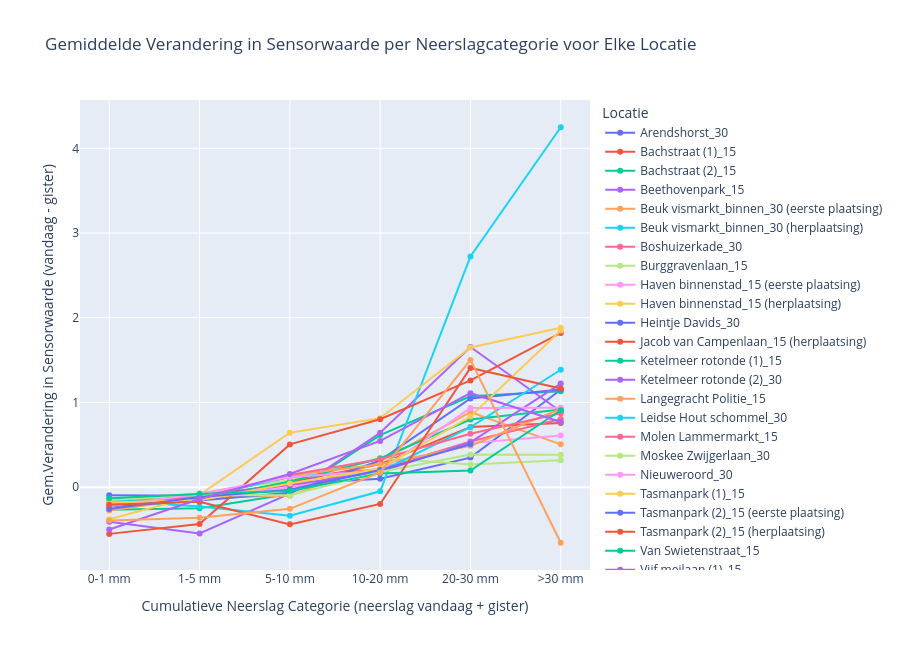

Notebook code cell kept with this figure:
### Code cell
# n_cum vs s_prev_diff

# Define a function to categorize 'n_cum' into bins for analysis
def categorize_rainfall(n_cum_value):
    if n_cum_value < 1:
        return '0-1 mm'
    elif 1 <= n_cum_value < 5:
        return '1-5 mm'
    elif 5 <= n_cum_value < 10:
        return '5-10 mm'
    elif 10 <= n_cum_value < 20:
        return '10-20 mm'
    elif 20 <= n_cum_value < 30:
        return '20-30 mm'
    else:
        return '>30 mm'

# Remove the specific location from the DataFrame, because this is an outlier to the dataset
df_filtered = df[df['locatie'] != 'Jacob van Campenlaan_15 (eerste plaatsing)']

# Apply categorization to 'n_cum' column
df_filtered['n_cum_category'] = df_filtered['n_cum'].apply(categorize_rainfall)

# Calculate the mean 's_prev_diff_2' by location and 'n_cum' category
mean_s_prev_diff_2_by_rain_category = df_filtered.groupby(['locatie', 'n_cum_category'])['s_prev_diff'].mean().unstack()


# Ensure correct ordering of 'n_cum_category'
correct_order = ['0-1 mm', '1-5 mm', '5-10 mm', '10-20 mm', '20-30 mm', '>30 mm']
mean_s_prev_diff_2_by_rain_category = mean_s_prev_diff_2_by_rain_category[correct_order]

# Create an interactive line plot
fig = go.Figure()

# Add a trace for each location
for locatie in mean_s_prev_diff_2_by_rain_category.index:
    fig.add_trace(go.Scatter(
        x=mean_s_prev_diff_2_by_rain_category.columns,
        y=mean_s_prev_diff_2_by_rain_category.loc[locatie],
        mode='lines+markers',
        name=locatie,
        hoverinfo='text',
        text=[f"Locatie: {locatie}<br>Neerslag Categorie: {category}<br>Gemiddelde Verandering: {value:.2f}"
              for category, value in zip(mean_s_prev_diff_2_by_rain_category.columns, 
                                         mean_s_prev_diff_2_by_rain_category.loc[locatie])]
    ))

# Customize layout with increased height
fig.update_layout(
    title="Gemiddelde Verandering in Sensorwaarde per Neerslagcategorie voor Elke Locatie",
    xaxis_title="Cumulatieve Neerslag Categorie (neerslag vandaag + gister)",
    yaxis_title="Gem.Verandering in Sensorwaarde (vandaag - gister)",
    xaxis=dict(tickmode='array', tickvals=correct_order),
    legend_title="Locatie",
    hovermode='closest',
    height=650  # Doubling the height for a taller plot
)

# Display the interactive plot
fig.show()

### Figure 1 — Plotly figure (JSON) as saved in the notebook; plotly's stock layout.template omitted (floating-point values rounded to 4 significant figures)
{"data": [{"hoverinfo": "text", "mode": "lines+markers", "name": "Arendshorst_30", "text": ["Locatie: Arendshorst_30<br>Neerslag Categorie: 0-1 mm<br>Gemiddelde Verandering: -0.09", "Locatie: Arendshorst_30<br>Neerslag Categorie: 1-5 mm<br>Gemiddelde Verandering: -0.10", "Locatie: Arendshorst_30<br>Neerslag Categorie: 5-10 mm<br>Gemiddelde Verandering: 0.04", "Locatie: Arendshorst_30<br>Neerslag Categorie: 10-20 mm<br>Gemiddelde Verandering: 0.10", "Locatie: Arendshorst_30<br>Neerslag Categorie: 20-30 mm<br>Gemiddelde Verandering: 0.35", "Locatie: Arendshorst_30<br>Neerslag Categorie: >30 mm<br>Gemiddelde Verandering: 1.15"], "type": "scatter", "x": ["0-1 mm", "1-5 mm", "5-10 mm", "10-20 mm", "20-30 mm", ">30 mm"], "y": [-0.09431, -0.1004, 0.0376, 0.09816, 0.3484, 1.15]}, {"hoverinfo": "text", "mode": "lines+markers", "name": "Bachstraat (1)_15", "text": ["Locatie: Bachstraat (1)_15<br>Neerslag Categorie: 0-1 mm<br>Gemiddelde Verandering: -0.18", "Locatie: Bachstraat (1)_15<br>Neerslag Categorie: 1-5 mm<br>Gemiddelde Verandering: -0.14", "Locatie: Bachstraat (1)_15<br>Neerslag Categorie: 5-10 mm<br>Gemiddelde Verandering: 0.06", "Locatie: Bachstraat (1)_15<br>Neerslag Categorie: 10-20 mm<br>Gemiddelde Verandering: 0.27", "Locatie: Bachstraat (1)_15<br>Neerslag Categorie: 20-30 mm<br>Gemiddelde Verandering: 0.71", "Locatie: Bachstraat (1)_15<br>Neerslag Categorie: >30 mm<br>Gemiddelde Verandering: 0.76"], "type": "scatter", "x": ["0-1 mm", "1-5 mm", "5-10 mm", "10-20 mm", "20-30 mm", ">30 mm"], "y": [-0.183, -0.1394, 0.0563, 0.2716, 0.7087, 0.7569]}, {"hoverinfo": "text", "mode": "lines+markers", "name": "Bachstraat (2)_15", "text": ["Locatie: Bachstraat (2)_15<br>Neerslag Categorie: 0-1 mm<br>Gemiddelde Verandering: -0.27", "Locatie: Bachstraat (2)_15<br>Neerslag Categorie: 1-5 mm<br>Gemiddelde Verandering: -0.25", "Locatie: Bachstraat (2)_15<br>Neerslag Categorie: 5-10 mm<br>Gemiddelde Verandering: -0.08", "Locatie: Bachstraat (2)_15<br>Neerslag Categorie: 10-20 mm<br>Gemiddelde Verandering: 0.61", "Locatie: Bachstraat (2)_15<br>Neerslag Categorie: 20-30 mm<br>Gemiddelde Verandering: 1.07", "Locatie: Bachstraat (2)_15<br>Neerslag Categorie: >30 mm<br>Gemiddelde Verandering: 1.13"], "type": "scatter", "x": ["0-1 mm", "1-5 mm", "5-10 mm", "10-20 mm", "20-30 mm", ">30 mm"], "y": [-0.2679, -0.2494, -0.08205, 0.6147, 1.072, 1.131]}, {"hoverinfo": "text", "mode": "lines+markers", "name": "Beethovenpark_15", "text": ["Locatie: Beethovenpark_15<br>Neerslag Categorie: 0-1 mm<br>Gemiddelde Verandering: -0.41", "Locatie: Beethovenpark_15<br>Neerslag Categorie: 1-5 mm<br>Gemiddelde Verandering: -0.55", "Locatie: Beethovenpark_15<br>Neerslag Categorie: 5-10 mm<br>Gemiddelde Verandering: -0.08", "Locatie: Beethovenpark_15<br>Neerslag Categorie: 10-20 mm<br>Gemiddelde Verandering: 0.64", "Locatie: Beethovenpark_15<br>Neerslag Categorie: 20-30 mm<br>Gemiddelde Verandering: 1.65", "Locatie: Beethovenpark_15<br>Neerslag Categorie: >30 mm<br>Gemiddelde Verandering: 0.89"], "type": "scatter", "x": ["0-1 mm", "1-5 mm", "5-10 mm", "10-20 mm", "20-30 mm", ">30 mm"], "y": [-0.4088, -0.5459, -0.0756, 0.6411, 1.655, 0.8936]}, {"hoverinfo": "text", "mode": "lines+markers", "name": "Beuk vismarkt_binnen_30 (eerste plaatsing)", "text": ["Locatie: Beuk vismarkt_binnen_30 (eerste plaatsing)<br>Neerslag Categorie: 0-1 mm<br>Gemiddelde Verandering: -0.28", "Locatie: Beuk vismarkt_binnen_30 (eerste plaatsing)<br>Neerslag Categorie: 1-5 mm<br>Gemiddelde Verandering: -0.13", "Locatie: Beuk vismarkt_binnen_30 (eerste plaatsing)<br>Neerslag Categorie: 5-10 mm<br>Gemiddelde Verandering: -0.10", "Locatie: Beuk vismarkt_binnen_30 (eerste plaatsing)<br>Neerslag Categorie: 10-20 mm<br>Gemiddelde Verandering: 0.30", "Locatie: Beuk vismarkt_binnen_30 (eerste plaatsing)<br>Neerslag Categorie: 20-30 mm<br>Gemiddelde Verandering: 0.89", "Locatie: Beuk vismarkt_binnen_30 (eerste plaatsing)<br>Neerslag Categorie: >30 mm<br>Gemiddelde Verandering: 0.51"], "type": "scatter", "x": ["0-1 mm", "1-5 mm", "5-10 mm", "10-20 mm", "20-30 mm", ">30 mm"], "y": [-0.2759, -0.1263, -0.1029, 0.3031, 0.8871, 0.5052]}, {"hoverinfo": "text", "mode": "lines+markers", "name": "Beuk vismarkt_binnen_30 (herplaatsing)", "text": ["Locatie: Beuk vismarkt_binnen_30 (herplaatsing)<br>Neerslag Categorie: 0-1 mm<br>Gemiddelde Verandering: -0.16", "Locatie: Beuk vismarkt_binnen_30 (herplaatsing)<br>Neerslag Categorie: 1-5 mm<br>Gemiddelde Verandering: -0.23", "Locatie: Beuk vismarkt_binnen_30 (herplaatsing)<br>Neerslag Categorie: 5-10 mm<br>Gemiddelde Verandering: -0.34", "Locatie: Beuk vismarkt_binnen_30 (herplaatsing)<br>Neerslag Categorie: 10-20 mm<br>Gemiddelde Verandering: -0.05", "Locatie: Beuk vismarkt_binnen_30 (herplaatsing)<br>Neerslag Categorie: 20-30 mm<br>Gemiddelde Verandering: 2.72", "Locatie: Beuk vismarkt_binnen_30 (herplaatsing)<br>Neerslag Categorie: >30 mm<br>Gemiddelde Verandering: 4.25"], "type": "scatter", "x": ["0-1 mm", "1-5 mm", "5-10 mm", "10-20 mm", "20-30 mm", ">30 mm"], "y": [-0.1587, -0.2277, -0.3379, -0.0495, 2.723, 4.249]}, {"hoverinfo": "text", "mode": "lines+markers", "name": "Boshuizerkade_30", "text": ["Locatie: Boshuizerkade_30<br>Neerslag Categorie: 0-1 mm<br>Gemiddelde Verandering: -0.15", "Locatie: Boshuizerkade_30<br>Neerslag Categorie: 1-5 mm<br>Gemiddelde Verandering: -0.11", "Locatie: Boshuizerkade_30<br>Neerslag Categorie: 5-10 mm<br>Gemiddelde Verandering: 0.12", "Locatie: Boshuizerkade_30<br>Neerslag Categorie: 10-20 mm<br>Gemiddelde Verandering: 0.21", "Locatie: Boshuizerkade_30<br>Neerslag Categorie: 20-30 mm<br>Gemiddelde Verandering: 0.54", "Locatie: Boshuizerkade_30<br>Neerslag Categorie: >30 mm<br>Gemiddelde Verandering: 0.80"], "type": "scatter", "x": ["0-1 mm", "1-5 mm", "5-10 mm", "10-20 mm", "20-30 mm", ">30 mm"], "y": [-0.1511, -0.105, 0.1171, 0.2116, 0.5389, 0.8048]}, {"hoverinfo": "text", "mode": "lines+markers", "name": "Burggravenlaan_15", "text": ["Locatie: Burggravenlaan_15<br>Neerslag Categorie: 0-1 mm<br>Gemiddelde Verandering: -0.16", "Locatie: Burggravenlaan_15<br>Neerslag Categorie: 1-5 mm<br>Gemiddelde Verandering: -0.07", "Locatie: Burggravenlaan_15<br>Neerslag Categorie: 5-10 mm<br>Gemiddelde Verandering: 0.08", "Locatie: Burggravenlaan_15<br>Neerslag Categorie: 10-20 mm<br>Gemiddelde Verandering: 0.35", "Locatie: Burggravenlaan_15<br>Neerslag Categorie: 20-30 mm<br>Gemiddelde Verandering: 0.27", "Locatie: Burggravenlaan_15<br>Neerslag Categorie: >30 mm<br>Gemiddelde Verandering: 0.32"], "type": "scatter", "x": ["0-1 mm", "1-5 mm", "5-10 mm", "10-20 mm", "20-30 mm", ">30 mm"], "y": [-0.1616, -0.07094, 0.08245, 0.3477, 0.2675, 0.3172]}, {"hoverinfo": "text", "mode": "lines+markers", "name": "Haven binnenstad_15 (eerste plaatsing)", "text": ["Locatie: Haven binnenstad_15 (eerste plaatsing)<br>Neerslag Categorie: 0-1 mm<br>Gemiddelde Verandering: -0.23", "Locatie: Haven binnenstad_15 (eerste plaatsing)<br>Neerslag Categorie: 1-5 mm<br>Gemiddelde Verandering: -0.13", "Locatie: Haven binnenstad_15 (eerste plaatsing)<br>Neerslag Categorie: 5-10 mm<br>Gemiddelde Verandering: -0.01", "Locatie: Haven binnenstad_15 (eerste plaatsing)<br>Neerslag Categorie: 10-20 mm<br>Gemiddelde Verandering: 0.20", "Locatie: Haven binnenstad_15 (eerste plaatsing)<br>Neerslag Categorie: 20-30 mm<br>Gemiddelde Verandering: 0.52", "Locatie: Haven binnenstad_15 (eerste plaatsing)<br>Neerslag Categorie: >30 mm<br>Gemiddelde Verandering: 0.61"], "type": "scatter", "x": ["0-1 mm", "1-5 mm", "5-10 mm", "10-20 mm", "20-30 mm", ">30 mm"], "y": [-0.2279, -0.1252, -0.005379, 0.2034, 0.5197, 0.6106]}, {"hoverinfo": "text", "mode": "lines+markers", "name": "Haven binnenstad_15 (herplaatsing)", "text": ["Locatie: Haven binnenstad_15 (herplaatsing)<br>Neerslag Categorie: 0-1 mm<br>Gemiddelde Verandering: -0.38", "Locatie: Haven binnenstad_15 (herplaatsing)<br>Neerslag Categorie: 1-5 mm<br>Gemiddelde Verandering: -0.09", "Locatie: Haven binnenstad_15 (herplaatsing)<br>Neerslag Categorie: 5-10 mm<br>Gemiddelde Verandering: 0.64", "Locatie: Haven binnenstad_15 (herplaatsing)<br>Neerslag Categorie: 10-20 mm<br>Gemiddelde Verandering: 0.81", "Locatie: Haven binnenstad_15 (herplaatsing)<br>Neerslag Categorie: 20-30 mm<br>Gemiddelde Verandering: 1.65", "Locatie: Haven binnenstad_15 (herplaatsing)<br>Neerslag Categorie: >30 mm<br>Gemiddelde Verandering: 1.88"], "type": "scatter", "x": ["0-1 mm", "1-5 mm", "5-10 mm", "10-20 mm", "20-30 mm", ">30 mm"], "y": [-0.3792, -0.09209, 0.6417, 0.8142, 1.649, 1.883]}, {"hoverinfo": "text", "mode": "lines+markers", "name": "Heintje Davids_30", "text": ["Locatie: Heintje Davids_30<br>Neerslag Categorie: 0-1 mm<br>Gemiddelde Verandering: -0.23", "Locatie: Heintje Davids_30<br>Neerslag Categorie: 1-5 mm<br>Gemiddelde Verandering: -0.16", "Locatie: Heintje Davids_30<br>Neerslag Categorie: 5-10 mm<br>Gemiddelde Verandering: -0.07", "Locatie: Heintje Davids_30<br>Neerslag Categorie: 10-20 mm<br>Gemiddelde Verandering: 0.32", "Locatie: Heintje Davids_30<br>Neerslag Categorie: 20-30 mm<br>Gemiddelde Verandering: 1.05", "Locatie: Heintje Davids_30<br>Neerslag Categorie: >30 mm<br>Gemiddelde Verandering: 1.15"], "type": "scatter", "x": ["0-1 mm", "1-5 mm", "5-10 mm", "10-20 mm", "20-30 mm", ">30 mm"], "y": [-0.2293, -0.1591, -0.06618, 0.3159, 1.047, 1.151]}, {"hoverinfo": "text", "mode": "lines+markers", "name": "Jacob van Campenlaan_15 (herplaatsing)", "text": ["Locatie: Jacob van Campenlaan_15 (herplaatsing)<br>Neerslag Categorie: 0-1 mm<br>Gemiddelde Verandering: -0.55", "Locatie: Jacob van Campenlaan_15 (herplaatsing)<br>Neerslag Categorie: 1-5 mm<br>Gemiddelde Verandering: -0.44", "Locatie: Jacob van Campenlaan_15 (herplaatsing)<br>Neerslag Categorie: 5-10 mm<br>Gemiddelde Verandering: 0.50", "Locatie: Jacob van Campenlaan_15 (herplaatsing)<br>Neerslag Categorie: 10-20 mm<br>Gemiddelde Verandering: 0.80", "Locatie: Jacob van Campenlaan_15 (herplaatsing)<br>Neerslag Categorie: 20-30 mm<br>Gemiddelde Verandering: 1.26", "Locatie: Jacob van Campenlaan_15 (herplaatsing)<br>Neerslag Categorie: >30 mm<br>Gemiddelde Verandering: 1.82"], "type": "scatter", "x": ["0-1 mm", "1-5 mm", "5-10 mm", "10-20 mm", "20-30 mm", ">30 mm"], "y": [-0.5518, -0.4359, 0.5044, 0.8015, 1.26, 1.82]}, {"hoverinfo": "text", "mode": "lines+markers", "name": "Ketelmeer rotonde (1)_15", "text": ["Locatie: Ketelmeer rotonde (1)_15<br>Neerslag Categorie: 0-1 mm<br>Gemiddelde Verandering: -0.19", "Locatie: Ketelmeer rotonde (1)_15<br>Neerslag Categorie: 1-5 mm<br>Gemiddelde Verandering: -0.15", "Locatie: Ketelmeer rotonde (1)_15<br>Neerslag Categorie: 5-10 mm<br>Gemiddelde Verandering: 0.07", "Locatie: Ketelmeer rotonde (1)_15<br>Neerslag Categorie: 10-20 mm<br>Gemiddelde Verandering: 0.34", "Locatie: Ketelmeer rotonde (1)_15<br>Neerslag Categorie: 20-30 mm<br>Gemiddelde Verandering: 0.80", "Locatie: Ketelmeer rotonde (1)_15<br>Neerslag Categorie: >30 mm<br>Gemiddelde Verandering: 0.92"], "type": "scatter", "x": ["0-1 mm", "1-5 mm", "5-10 mm", "10-20 mm", "20-30 mm", ">30 mm"], "y": [-0.1946, -0.1483, 0.0676, 0.3385, 0.7976, 0.9161]}, {"hoverinfo": "text", "mode": "lines+markers", "name": "Ketelmeer rotonde (2)_30", "text": ["Locatie: Ketelmeer rotonde (2)_30<br>Neerslag Categorie: 0-1 mm<br>Gemiddelde Verandering: -0.14", "Locatie: Ketelmeer rotonde (2)_30<br>Neerslag Categorie: 1-5 mm<br>Gemiddelde Verandering: -0.11", "Locatie: Ketelmeer rotonde (2)_30<br>Neerslag Categorie: 5-10 mm<br>Gemiddelde Verandering: 0.02", "Locatie: Ketelmeer rotonde (2)_30<br>Neerslag Categorie: 10-20 mm<br>Gemiddelde Verandering: 0.18", "Locatie: Ketelmeer rotonde (2)_30<br>Neerslag Categorie: 20-30 mm<br>Gemiddelde Verandering: 0.53", "Locatie: Ketelmeer rotonde (2)_30<br>Neerslag Categorie: >30 mm<br>Gemiddelde Verandering: 1.22"], "type": "scatter", "x": ["0-1 mm", "1-5 mm", "5-10 mm", "10-20 mm", "20-30 mm", ">30 mm"], "y": [-0.1393, -0.1128, 0.02471, 0.1828, 0.5289, 1.223]}, {"hoverinfo": "text", "mode": "lines+markers", "name": "Langegracht Politie_15", "text": ["Locatie: Langegracht Politie_15<br>Neerslag Categorie: 0-1 mm<br>Gemiddelde Verandering: -0.16", "Locatie: Langegracht Politie_15<br>Neerslag Categorie: 1-5 mm<br>Gemiddelde Verandering: -0.13", "Locatie: Langegracht Politie_15<br>Neerslag Categorie: 5-10 mm<br>Gemiddelde Verandering: 0.14", "Locatie: Langegracht Politie_15<br>Neerslag Categorie: 10-20 mm<br>Gemiddelde Verandering: 0.27", "Locatie: Langegracht Politie_15<br>Neerslag Categorie: 20-30 mm<br>Gemiddelde Verandering: 0.49", "Locatie: Langegracht Politie_15<br>Neerslag Categorie: >30 mm<br>Gemiddelde Verandering: 0.92"], "type": "scatter", "x": ["0-1 mm", "1-5 mm", "5-10 mm", "10-20 mm", "20-30 mm", ">30 mm"], "y": [-0.1619, -0.1253, 0.1381, 0.2698, 0.4883, 0.9222]}, {"hoverinfo": "text", "mode": "lines+markers", "name": "Leidse Hout schommel_30", "text": ["Locatie: Leidse Hout schommel_30<br>Neerslag Categorie: 0-1 mm<br>Gemiddelde Verandering: -0.17", "Locatie: Leidse Hout schommel_30<br>Neerslag Categorie: 1-5 mm<br>Gemiddelde Verandering: -0.12", "Locatie: Leidse Hout schommel_30<br>Neerslag Categorie: 5-10 mm<br>Gemiddelde Verandering: 0.12", "Locatie: Leidse Hout schommel_30<br>Neerslag Categorie: 10-20 mm<br>Gemiddelde Verandering: 0.18", "Locatie: Leidse Hout schommel_30<br>Neerslag Categorie: 20-30 mm<br>Gemiddelde Verandering: 0.71", "Locatie: Leidse Hout schommel_30<br>Neerslag Categorie: >30 mm<br>Gemiddelde Verandering: 1.39"], "type": "scatter", "x": ["0-1 mm", "1-5 mm", "5-10 mm", "10-20 mm", "20-30 mm", ">30 mm"], "y": [-0.173, -0.1188, 0.1233, 0.1848, 0.7076, 1.386]}, {"hoverinfo": "text", "mode": "lines+markers", "name": "Molen Lammermarkt_15", "text": ["Locatie: Molen Lammermarkt_15<br>Neerslag Categorie: 0-1 mm<br>Gemiddelde Verandering: -0.19", "Locatie: Molen Lammermarkt_15<br>Neerslag Categorie: 1-5 mm<br>Gemiddelde Verandering: -0.12", "Locatie: Molen Lammermarkt_15<br>Neerslag Categorie: 5-10 mm<br>Gemiddelde Verandering: 0.14", "Locatie: Molen Lammermarkt_15<br>Neerslag Categorie: 10-20 mm<br>Gemiddelde Verandering: 0.33", "Locatie: Molen Lammermarkt_15<br>Neerslag Categorie: 20-30 mm<br>Gemiddelde Verandering: 0.63", "Locatie: Molen Lammermarkt_15<br>Neerslag Categorie: >30 mm<br>Gemiddelde Verandering: 0.87"], "type": "scatter", "x": ["0-1 mm", "1-5 mm", "5-10 mm", "10-20 mm", "20-30 mm", ">30 mm"], "y": [-0.1948, -0.1238, 0.1441, 0.3296, 0.6297, 0.8727]}, {"hoverinfo": "text", "mode": "lines+markers", "name": "Moskee Zwijgerlaan_30", "text": ["Locatie: Moskee Zwijgerlaan_30<br>Neerslag Categorie: 0-1 mm<br>Gemiddelde Verandering: -0.15", "Locatie: Moskee Zwijgerlaan_30<br>Neerslag Categorie: 1-5 mm<br>Gemiddelde Verandering: -0.09", "Locatie: Moskee Zwijgerlaan_30<br>Neerslag Categorie: 5-10 mm<br>Gemiddelde Verandering: -0.10", "Locatie: Moskee Zwijgerlaan_30<br>Neerslag Categorie: 10-20 mm<br>Gemiddelde Verandering: 0.18", "Locatie: Moskee Zwijgerlaan_30<br>Neerslag Categorie: 20-30 mm<br>Gemiddelde Verandering: 0.39", "Locatie: Moskee Zwijgerlaan_30<br>Neerslag Categorie: >30 mm<br>Gemiddelde Verandering: 0.38"], "type": "scatter", "x": ["0-1 mm", "1-5 mm", "5-10 mm", "10-20 mm", "20-30 mm", ">30 mm"], "y": [-0.1514, -0.09368, -0.0956, 0.1791, 0.3854, 0.3812]}, {"hoverinfo": "text", "mode": "lines+markers", "name": "Nieuweroord_30", "text": ["Locatie: Nieuweroord_30<br>Neerslag Categorie: 0-1 mm<br>Gemiddelde Verandering: -0.23", "Locatie: Nieuweroord_30<br>Neerslag Categorie: 1-5 mm<br>Gemiddelde Verandering: -0.08", "Locatie: Nieuweroord_30<br>Neerslag Categorie: 5-10 mm<br>Gemiddelde Verandering: 0.12", "Locatie: Nieuweroord_30<br>Neerslag Categorie: 10-20 mm<br>Gemiddelde Verandering: 0.19", "Locatie: Nieuweroord_30<br>Neerslag Categorie: 20-30 mm<br>Gemiddelde Verandering: 0.94", "Locatie: Nieuweroord_30<br>Neerslag Categorie: >30 mm<br>Gemiddelde Verandering: 0.94"], "type": "scatter", "x": ["0-1 mm", "1-5 mm", "5-10 mm", "10-20 mm", "20-30 mm", ">30 mm"], "y": [-0.2268, -0.07899, 0.1186, 0.1908, 0.9352, 0.937]}, {"hoverinfo": "text", "mode": "lines+markers", "name": "Tasmanpark (1)_15", "text": ["Locatie: Tasmanpark (1)_15<br>Neerslag Categorie: 0-1 mm<br>Gemiddelde Verandering: -0.18", "Locatie: Tasmanpark (1)_15<br>Neerslag Categorie: 1-5 mm<br>Gemiddelde Verandering: -0.15", "Locatie: Tasmanpark (1)_15<br>Neerslag Categorie: 5-10 mm<br>Gemiddelde Verandering: 0.04", "Locatie: Tasmanpark (1)_15<br>Neerslag Categorie: 10-20 mm<br>Gemiddelde Verandering: 0.22", "Locatie: Tasmanpark (1)_15<br>Neerslag Categorie: 20-30 mm<br>Gemiddelde Verandering: 0.83", "Locatie: Tasmanpark (1)_15<br>Neerslag Categorie: >30 mm<br>Gemiddelde Verandering: 1.85"], "type": "scatter", "x": ["0-1 mm", "1-5 mm", "5-10 mm", "10-20 mm", "20-30 mm", ">30 mm"], "y": [-0.1823, -0.1536, 0.04324, 0.2203, 0.8335, 1.848]}, {"hoverinfo": "text", "mode": "lines+markers", "name": "Tasmanpark (2)_15 (eerste plaatsing)", "text": ["Locatie: Tasmanpark (2)_15 (eerste plaatsing)<br>Neerslag Categorie: 0-1 mm<br>Gemiddelde Verandering: -0.26", "Locatie: Tasmanpark (2)_15 (eerste plaatsing)<br>Neerslag Categorie: 1-5 mm<br>Gemiddelde Verandering: -0.12", "Locatie: Tasmanpark (2)_15 (eerste plaatsing)<br>Neerslag Categorie: 5-10 mm<br>Gemiddelde Verandering: -0.03", "Locatie: Tasmanpark (2)_15 (eerste plaatsing)<br>Neerslag Categorie: 10-20 mm<br>Gemiddelde Verandering: 0.20", "Locatie: Tasmanpark (2)_15 (eerste plaatsing)<br>Neerslag Categorie: 20-30 mm<br>Gemiddelde Verandering: 0.51", "Locatie: Tasmanpark (2)_15 (eerste plaatsing)<br>Neerslag Categorie: >30 mm<br>Gemiddelde Verandering: nan"], "type": "scatter", "x": ["0-1 mm", "1-5 mm", "5-10 mm", "10-20 mm", "20-30 mm", ">30 mm"], "y": [-0.2579, -0.1152, -0.03011, 0.2029, 0.5068, NaN]}, {"hoverinfo": "text", "mode": "lines+markers", "name": "Tasmanpark (2)_15 (herplaatsing)", "text": ["Locatie: Tasmanpark (2)_15 (herplaatsing)<br>Neerslag Categorie: 0-1 mm<br>Gemiddelde Verandering: -0.21", "Locatie: Tasmanpark (2)_15 (herplaatsing)<br>Neerslag Categorie: 1-5 mm<br>Gemiddelde Verandering: -0.17", "Locatie: Tasmanpark (2)_15 (herplaatsing)<br>Neerslag Categorie: 5-10 mm<br>Gemiddelde Verandering: -0.44", "Locatie: Tasmanpark (2)_15 (herplaatsing)<br>Neerslag Categorie: 10-20 mm<br>Gemiddelde Verandering: -0.20", "Locatie: Tasmanpark (2)_15 (herplaatsing)<br>Neerslag Categorie: 20-30 mm<br>Gemiddelde Verandering: 1.41", "Locatie: Tasmanpark (2)_15 (herplaatsing)<br>Neerslag Categorie: >30 mm<br>Gemiddelde Verandering: 1.17"], "type": "scatter", "x": ["0-1 mm", "1-5 mm", "5-10 mm", "10-20 mm", "20-30 mm", ">30 mm"], "y": [-0.2082, -0.173, -0.4396, -0.1985, 1.408, 1.165]}, {"hoverinfo": "text", "mode": "lines+markers", "name": "Van Swietenstraat_15", "text": ["Locatie: Van Swietenstraat_15<br>Neerslag Categorie: 0-1 mm<br>Gemiddelde Verandering: -0.13", "Locatie: Van Swietenstraat_15<br>Neerslag Categorie: 1-5 mm<br>Gemiddelde Verandering: -0.08", "Locatie: Van Swietenstraat_15<br>Neerslag Categorie: 5-10 mm<br>Gemiddelde Verandering: -0.05", "Locatie: Van Swietenstraat_15<br>Neerslag Categorie: 10-20 mm<br>Gemiddelde Verandering: 0.16", "Locatie: Van Swietenstraat_15<br>Neerslag Categorie: 20-30 mm<br>Gemiddelde Verandering: 0.20", "Locatie: Van Swietenstraat_15<br>Neerslag Categorie: >30 mm<br>Gemiddelde Verandering: 0.91"], "type": "scatter", "x": ["0-1 mm", "1-5 mm", "5-10 mm", "10-20 mm", "20-30 mm", ">30 mm"], "y": [-0.1325, -0.08221, -0.04511, 0.1624, 0.1968, 0.908]}, {"hoverinfo": "text", "mode": "lines+markers", "name": "Vijf meilaan (1)_15", "text": ["Locatie: Vijf meilaan (1)_15<br>Neerslag Categorie: 0-1 mm<br>Gemiddelde Verandering: -0.50", "Locatie: Vijf meilaan (1)_15<br>Neerslag Categorie: 1-5 mm<br>Gemiddelde Verandering: -0.14", "Locatie: Vijf meilaan (1)_15<br>Neerslag Categorie: 5-10 mm<br>Gemiddelde Verandering: 0.15", "Locatie: Vijf meilaan (1)_15<br>Neerslag Categorie: 10-20 mm<br>Gemiddelde Verandering: 0.55", "Locatie: Vijf meilaan (1)_15<br>Neerslag Categorie: 20-30 mm<br>Gemiddelde Verandering: 1.11", "Locatie: Vijf meilaan (1)_15<br>Neerslag Categorie: >30 mm<br>Gemiddelde Verandering: 0.77"], "type": "scatter", "x": ["0-1 mm", "1-5 mm", "5-10 mm", "10-20 mm", "20-30 mm", ">30 mm"], "y": [-0.5008, -0.1392, 0.1548, 0.546, 1.109, 0.7692]}, {"hoverinfo": "text", "mode": "lines+markers", "name": "Vijf meilaan (2)_30", "text": ["Locatie: Vijf meilaan (2)_30<br>Neerslag Categorie: 0-1 mm<br>Gemiddelde Verandering: -0.39", "Locatie: Vijf meilaan (2)_30<br>Neerslag Categorie: 1-5 mm<br>Gemiddelde Verandering: -0.36", "Locatie: Vijf meilaan (2)_30<br>Neerslag Categorie: 5-10 mm<br>Gemiddelde Verandering: -0.26", "Locatie: Vijf meilaan (2)_30<br>Neerslag Categorie: 10-20 mm<br>Gemiddelde Verandering: 0.17", "Locatie: Vijf meilaan (2)_30<br>Neerslag Categorie: 20-30 mm<br>Gemiddelde Verandering: 1.50", "Locatie: Vijf meilaan (2)_30<br>Neerslag Categorie: >30 mm<br>Gemiddelde Verandering: -0.66"], "type": "scatter", "x": ["0-1 mm", "1-5 mm", "5-10 mm", "10-20 mm", "20-30 mm", ">30 mm"], "y": [-0.3939, -0.36, -0.2566, 0.1742, 1.502, -0.6565]}], "layout": {"height": 650, "hovermode": "closest", "legend": {"title": {"text": "Locatie"}}, "title": {"text": "Gemiddelde Verandering in Sensorwaarde per Neerslagcategorie voor Elke Locatie"}, "xaxis": {"tickmode": "array", "tickvals": ["0-1 mm", "1-5 mm", "5-10 mm", "10-20 mm", "20-30 mm", ">30 mm"], "title": {"text": "Cumulatieve Neerslag Categorie (neerslag vandaag + gister)"}}, "yaxis": {"title": {"text": "Gem.Verandering in Sensorwaarde (vandaag - gister)"}}}}
